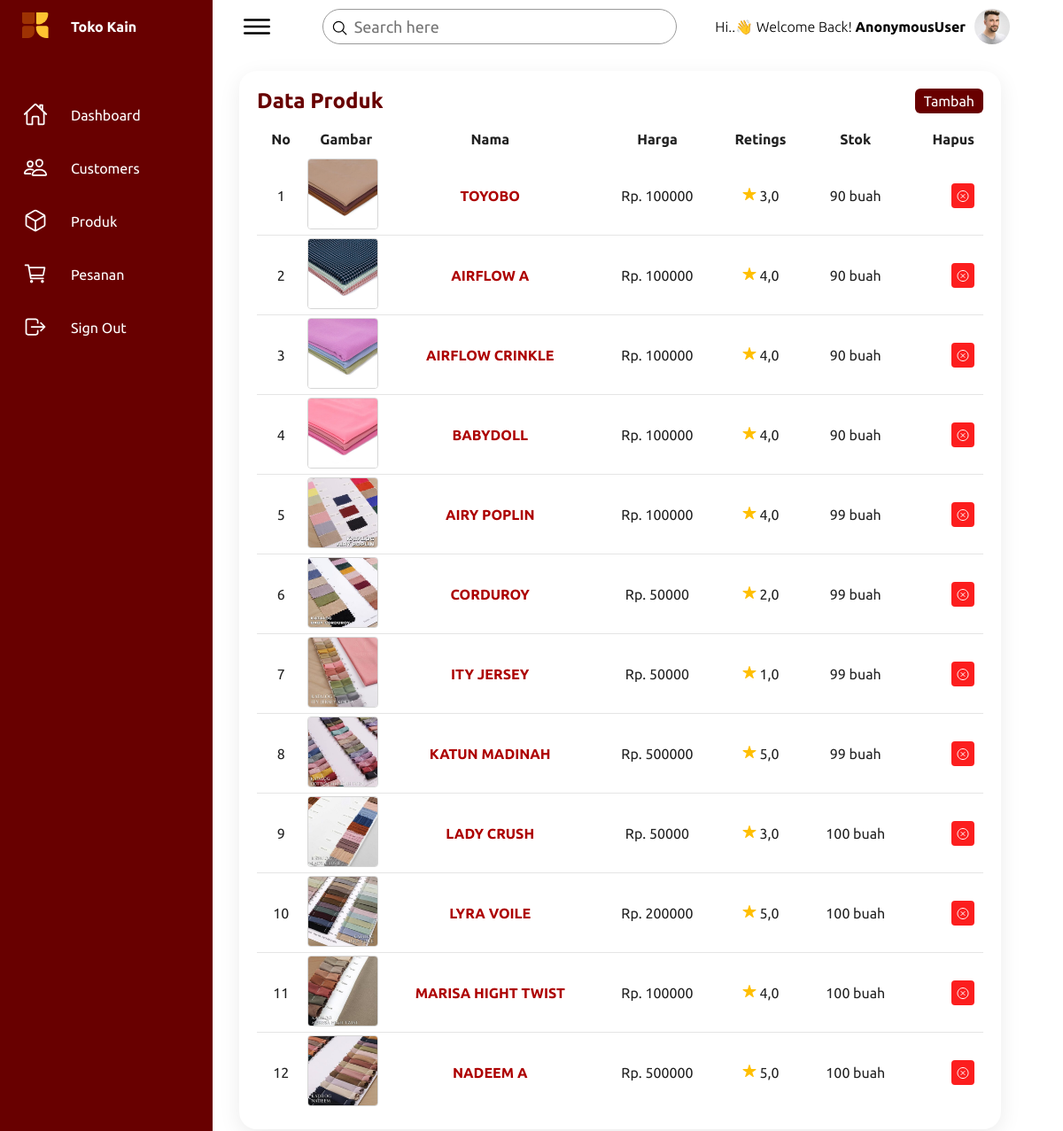
/produk-list/, run on an earlier commit of the app's database.
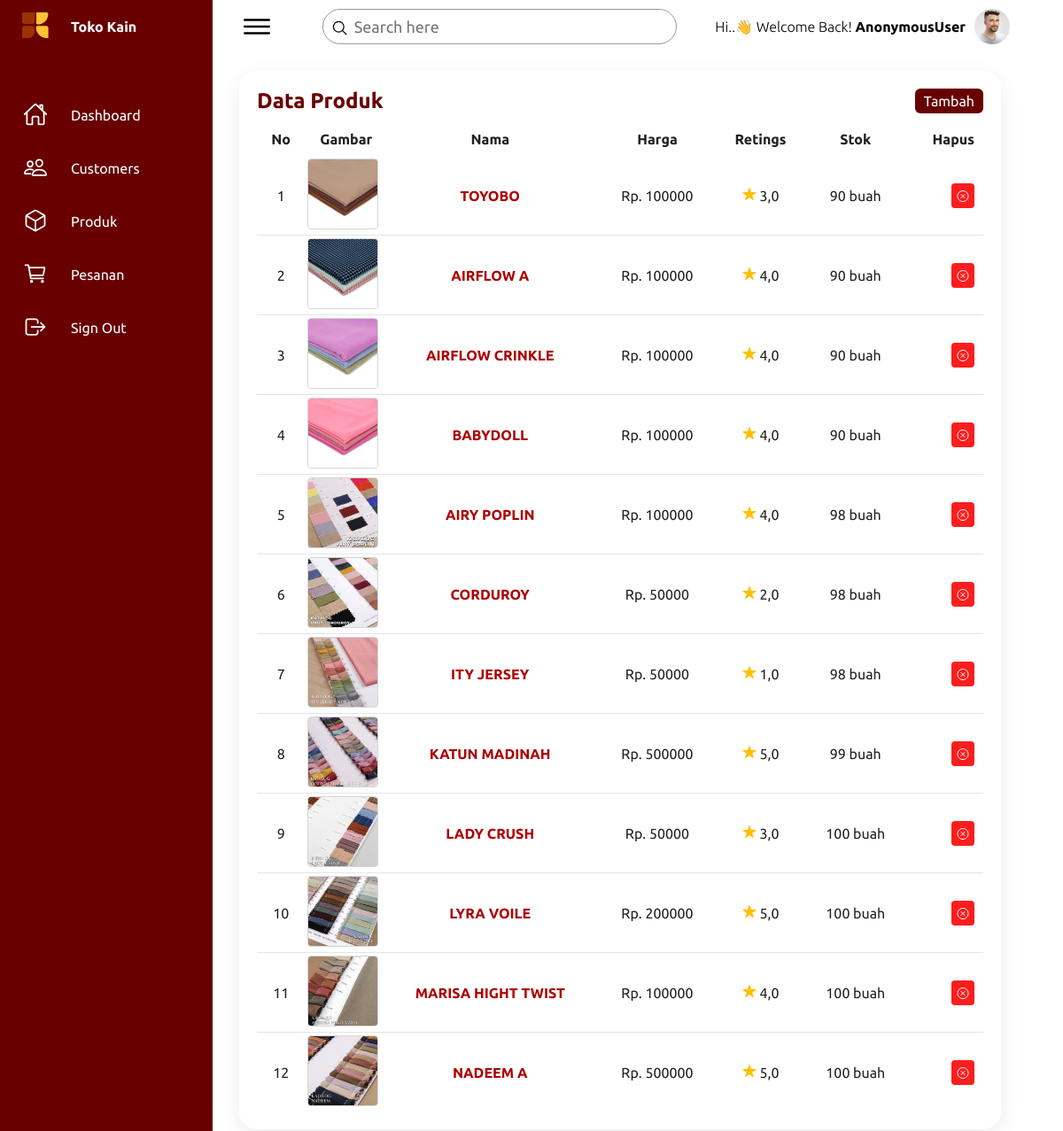
And on a later commit of the database.
### greenstore_app/models.py (models this page shows, shortened)
class Produk(models.Model):
    img_produk = models.ImageField(upload_to='produk')
    nama_produk = models.CharField(max_length=100)
    rettings = models.FloatField()
    harga = models.IntegerField()
    stok = models.IntegerField(default=0)

### greenstore_app/views.py (the view)
# urls.py: path('produk-list/', BarangListView.as_view(), name='barang'),
class BarangListView(ListView):
    model = Produk
    template_name = 'dsh_barang.html'
    context_object_name = 'produk_list'
    ordering = ['-id']
    def get_context_data(self, **kwargs):
        context = super().get_context_data(**kwargs)
        return context

### templates/dsh_barang.html (shortened to what the changed rows need)
{% load static %}
<!DOCTYPE html>
<html lang="en">
<head>
    <link rel="stylesheet" href="{% static 'css/dashboard.css' %}">
</head>
<body>
    <div class="container">
        <div class="main">
            <div class="details">
                <div class="recentOrders">
                    <div class="cardHeader">
                        <h2>Data Produk</h2>
                    </div>
                    <table>
                        <thead>
                            <tr style="text-align: center;">
                                <td>No</td>
                                <td>Gambar</td>
                                <td>Nama</td>
                                <td>Harga</td>
                                <td>Retings</td>
                                <td>Stok</td>
                                <td>Hapus</td>
                            </tr>
                        </thead>
                        <tbody>
                            {% for produk in produk_list %}
                                <tr>
                                    <td style="text-align: center;">{{ forloop.counter }}</td>
                                    <td style="width: 80px; height: 80px; padding: 3px;">
                                        <img src="{{ produk.img_produk.url }}" alt="{{ produk.nama_produk }}" style="width: 80px; height: 80px; border: 1px solid rgb(214, 214, 214); border-radius: 4px;">
                                    </td>
                                    <td >
                                        <a href="#" class="edit-produk-btn" data-produk-id="{{ produk.id }}">
                                            {{ produk.nama_produk }}
                                        </a>
                                    </td>
                                    <td style="text-align: center;">Rp. {{ produk.harga }}</td>
                                    <td style="text-align: center;">
                                        <ion-icon name="star" style="color:rgb(255, 191, 0);"></ion-icon> {{ produk.rettings }}
                                    </td>
                                    <td style="text-align: center;">{{ produk.stok }} buah</td>
                                    <td>
                                        <a href="#" class="delete-user-btn" data-user-id="{{ produk.id }}" style="background-color: rgb(252, 30, 30); padding:5px; border-radius: 4px; color: white;">
                                            <ion-icon name="close-circle-outline" style="transform: translateY(2.5px);"></ion-icon>
                                        </a>
                                    </td>
                                </tr>
                            {% endfor %}
                        </tbody>
                    </table>
                </div>
            </div>
        </div>
    </div>
</body>
</html>

What changed in the data, as far as the page shows it:
changed Produk "AIRY POPLIN": stok "99" → "98"
changed Produk "CORDUROY": stok "99" → "98"
changed Produk "ITY JERSEY": stok "99" → "98"
